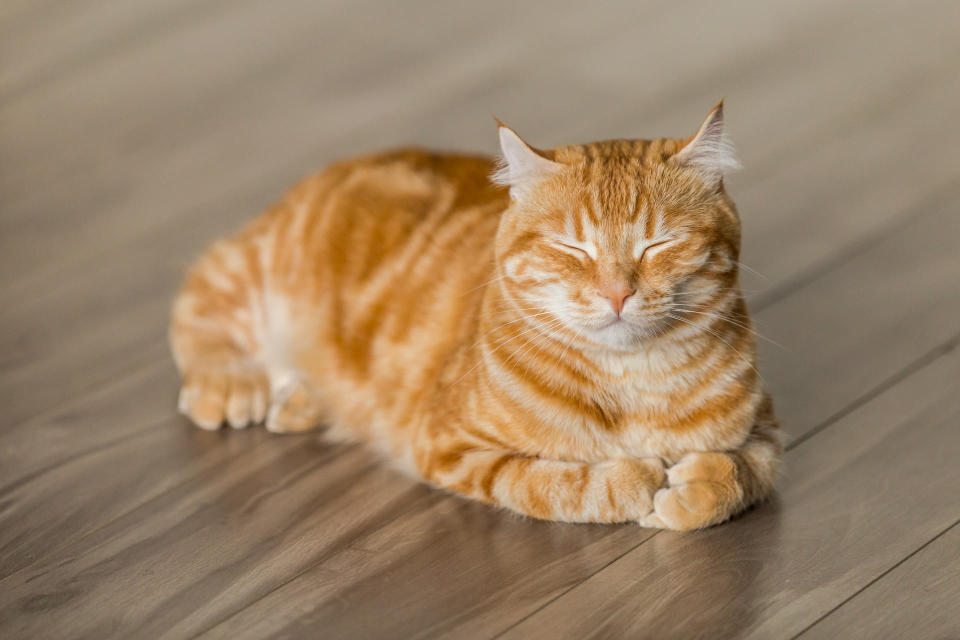
#> input picture cat.jpg, 1920 x 1280 px (shown at 1/2 size)
$ jupyter execute chap131.ipynb
#> lines starting #> are read from the running program, lines starting #| are printed output that depends on the picture; after the words box and inside, x2 and y2 are one past the last pixel; in counts of white or black regions, pixels touching at a corner belong together
#### Chap 1.3.1 Basic Operations on Images

[cell 1]
import cv2
import numpy as np
from matplotlib import pyplot as plt

[cell 2]
img = cv2.imread('cat.jpg')
#> img is the input picture: shape (1280, 1920, 3); mean B, G, R 102.7, 130.6, 155.6

[cell 3]
plt.imshow(img, cmap = 'gray', interpolation = 'bicubic')
plt.xticks([]), plt.yticks([]) #to hide tick values on X and Y axis
plt.show()

[cell 4]
cv2.namedWindow('cat', cv2.WINDOW_NORMAL)
cv2.imshow('cat',img)
cv2.waitKey(0)
cv2.destroyAllWindows()
cv2.imwrite('messigray.png',img)
#> Out = True

[cell 5]
img.shape
#> Out = (1280, 1920, 3)

[cell 6]
img[100, 100]
#> Out = [126, 147, 162]

[cell 7]
img[100, 100, 0] = 0
#> img: shape (1280, 1920, 3); under 0.01% of pixels changed, all inside (x1, y1, x2, y2) = (100, 100, 101, 101)

[cell 8]
img[100, 100]
#> Out = [0, 147, 162]

[cell 9]
cv2.namedWindow('cat', cv2.WINDOW_NORMAL)
cv2.imshow('cat',img)
cv2.waitKey(0)
cv2.destroyAllWindows()
cv2.imwrite('messigray.png',img)
#> Out = True

[cell 10]
img[100, 100] = [0, 0, 0]
#> img: shape (1280, 1920, 3); mean B, G, R 102.7, 130.6, 155.6

[cell 11]
cv2.namedWindow('cat', cv2.WINDOW_NORMAL)
cv2.imshow('cat',img)
cv2.waitKey(0)
cv2.destroyAllWindows()
cv2.imwrite('messigray.png',img)
#> Out = True

[cell 12]
img[0:10, 0:10]

[cell 13]
img[0:10, 0:10] = [0, 0, 0]
#> img: shape (1280, 1920, 3); mean B, G, R 102.7, 130.6, 155.6

[cell 14]
cv2.namedWindow('cat', cv2.WINDOW_NORMAL)
cv2.imshow('cat',img)
cv2.waitKey(0)
cv2.destroyAllWindows()
cv2.imwrite('messigray.png',img)
#> Out = True

[cell 15]
img[600:800, 600:1000, 0] = 0
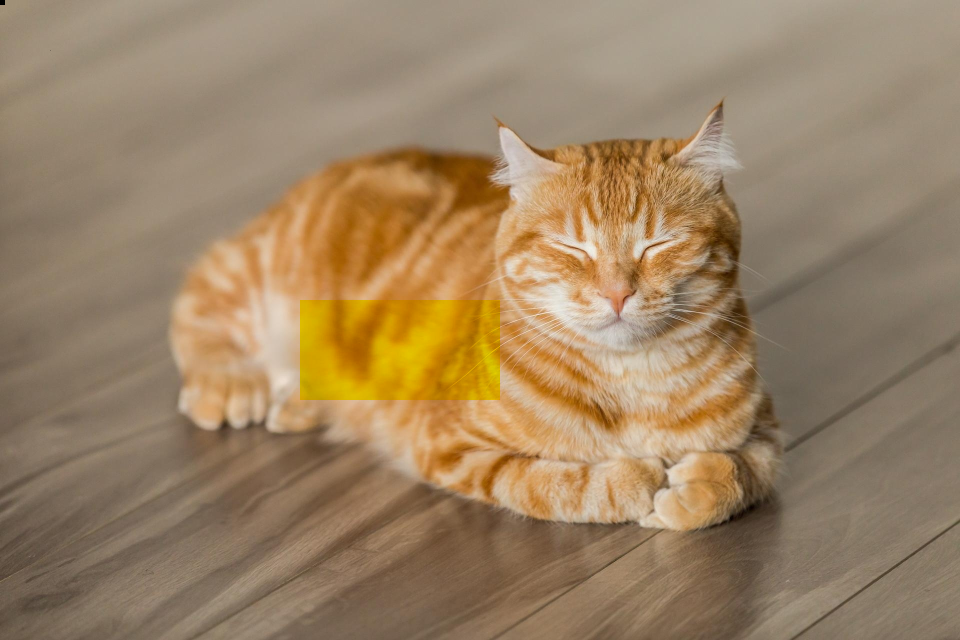
#> img: shape (1280, 1920, 3) (shown at 1/2 size); mean B, G, R 99.8, 130.6, 155.6

[cell 16]
cv2.namedWindow('cat', cv2.WINDOW_NORMAL)
cv2.imshow('cat',img)
cv2.waitKey(0)
cv2.destroyAllWindows()
cv2.imwrite('messigray.png',img)
#> Out = True

[cell 17]
plt_img = cv2.cvtColor(img, cv2.COLOR_BGR2RGB)
plt.imshow(plt_img, interpolation = 'bicubic')
plt.show()

#### 1.3.1 실습

[cell 18]
import cv2
import numpy as np
img = cv2.imread('cat.jpg')

[cell 19]
px = img[100,100]
#> px = [126, 147, 162]
print (px)
#| [126 147 162]

[cell 20]
# accessing only blue pixel
blue = img[100,100,0]
#> blue = 126
print (blue)
#| 126

[cell 21]
img[100,100] = [255,255,255]
print (img[100,100])
#| [255 255 255]

[cell 22]
img.item(10,10,2)
#> Out = 161

[cell 23]
img.itemset((10,10,2),100)
#> img: shape (1280, 1920, 3); mean B, G, R 102.7, 130.6, 155.6
img.item(10,10,2)
#> Out = 100

[cell 24]
print (img.shape)
#| (1280, 1920, 3)

[cell 25]
print (img.size)
#| 7372800

[cell 26]
print (img.dtype)
#| uint8

[cell 27]
ball = img[280:340, 330:390]
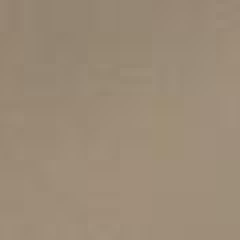
#> ball: shape (60, 60, 3) (shown 4 times larger); mean B, G, R 119.3, 139.1, 155.5
img[273:333, 100:160] = ball
#> img: shape (1280, 1920, 3); mean B, G, R 102.7, 130.6, 155.6

[cell 28]
b,g,r = cv2.split(img)
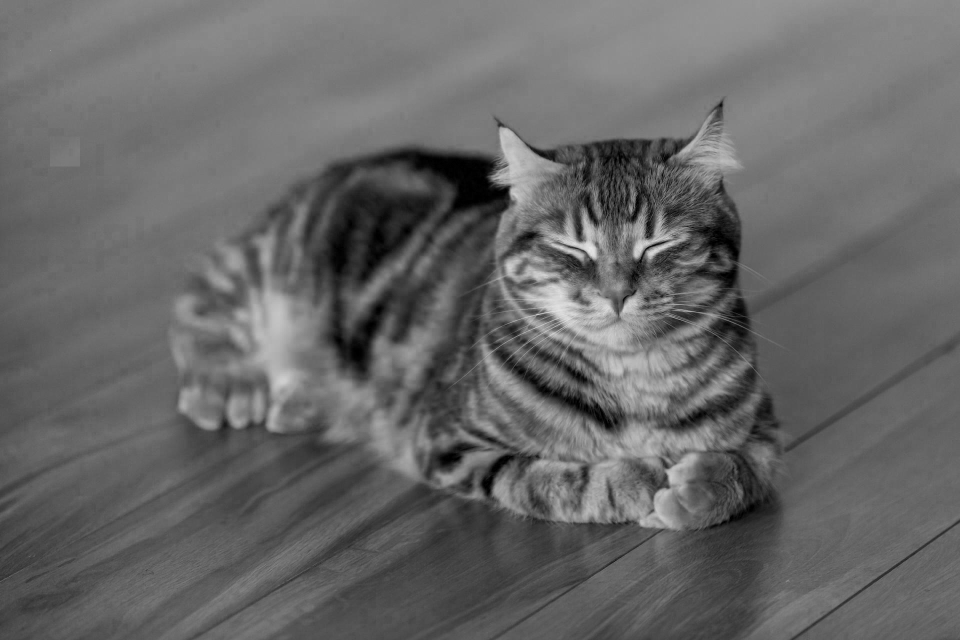
#> b: shape (1280, 1920) (shown at 1/2 size); min 0, max 255, mean 102.7
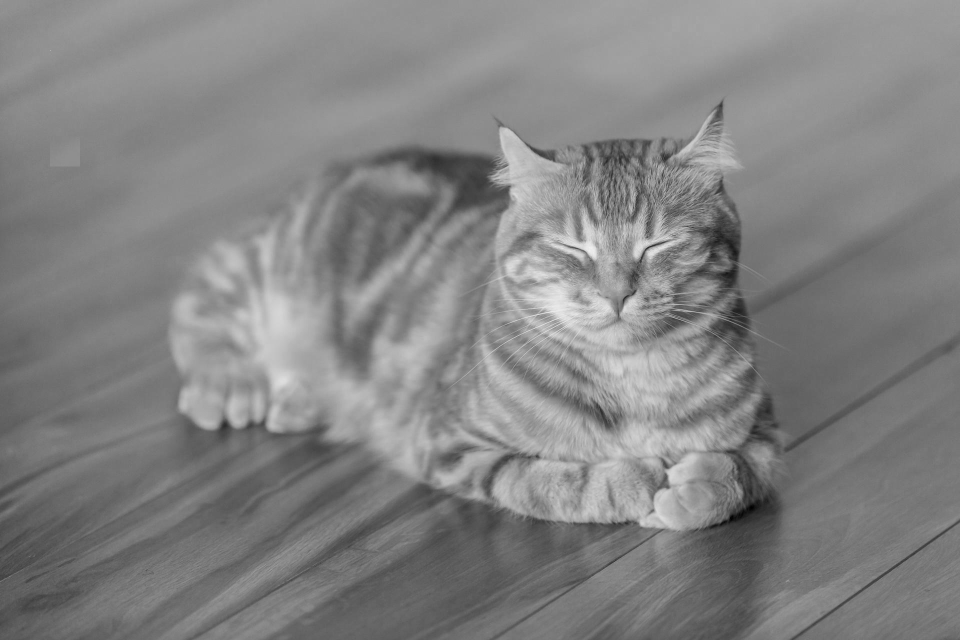
#> g: shape (1280, 1920) (shown at 1/2 size); min 0, max 255, mean 130.6
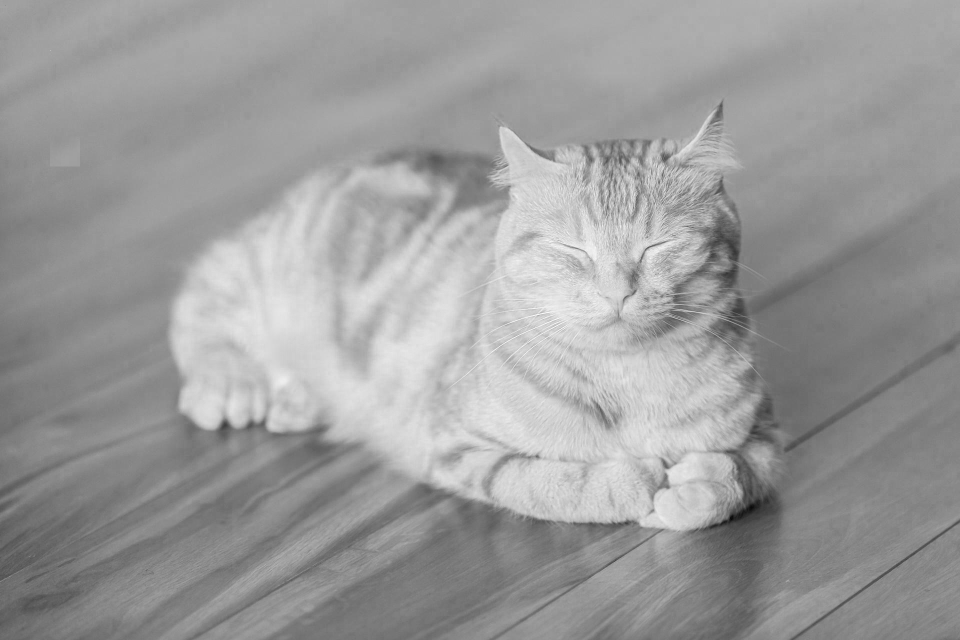
#> r: shape (1280, 1920) (shown at 1/2 size); min 7, max 255, mean 155.6
img = cv2.merge((b,g,r))

[cell 29]
b = img[:,:,0]

[cell 30]
img[:,:,2] = 0
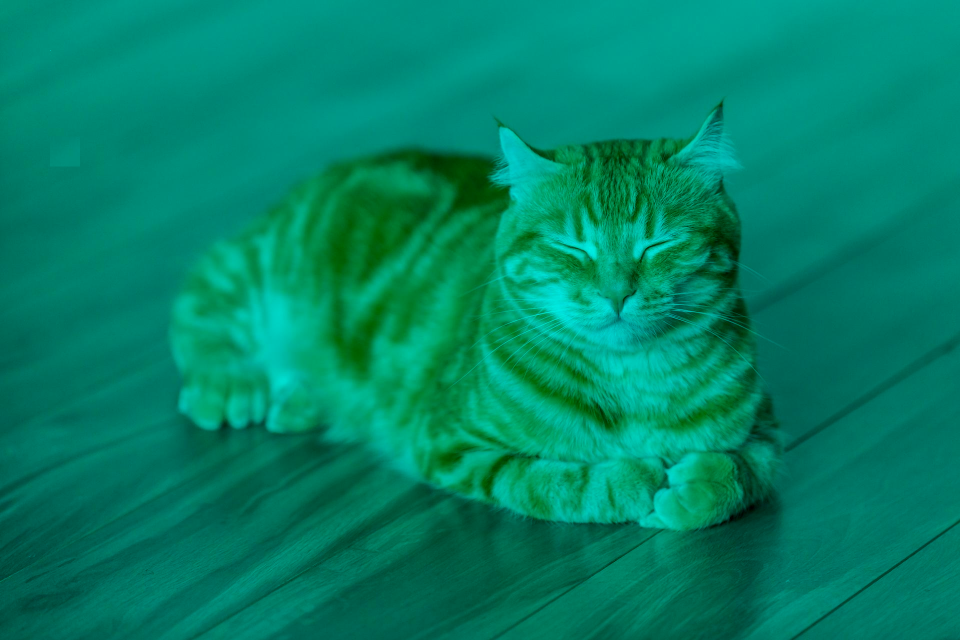
#> img: shape (1280, 1920, 3) (shown at 1/2 size); mean B, G, R 102.7, 130.6, 0

[cell 31]
import cv2
import numpy as np
from matplotlib import pyplot as plt

[cell 32]
BLUE = [255,0,0]

img1 = cv2.imread('opencv_logo.png')
replicate = cv2.copyMakeBorder(img1,10,10,10,10,cv2.BORDER_REPLICATE)
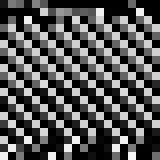
#> replicate: shape (20, 20) (shown 8 times larger); min 0, max 245, mean 83.7
reflect = cv2.copyMakeBorder(img1,10,10,10,10,cv2.BORDER_REFLECT)
reflect101 = cv2.copyMakeBorder(img1,10,10,10,10,cv2.BORDER_REFLECT_101)
wrap = cv2.copyMakeBorder(img1,10,10,10,10,cv2.BORDER_WRAP)
constant= cv2.copyMakeBorder(img1,10,10,10,10,cv2.BORDER_CONSTANT,value=BLUE)

plt.subplot(231),plt.imshow(img1,'gray'),plt.title('ORIGINAL')
plt.subplot(232),plt.imshow(replicate,'gray'),plt.title('REPLICATE')
plt.subplot(233),plt.imshow(reflect,'gray'),plt.title('REFLECT')
plt.subplot(234),plt.imshow(reflect101,'gray'),plt.title('REFLECT_101')
plt.subplot(235),plt.imshow(wrap,'gray'),plt.title('WRAP')
plt.subplot(236),plt.imshow(constant,'gray'),plt.title('CONSTANT')
plt.show()
